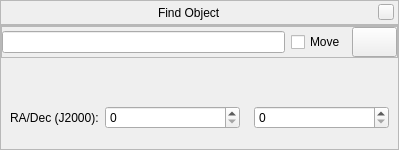
<?xml version="1.0" encoding="UTF-8"?>
<ui version="4.0">
 <class>searchDialogForm</class>
 <widget class="QWidget" name="searchDialogForm">
  <property name="geometry">
   <rect>
    <x>0</x>
    <y>0</y>
    <width>399</width>
    <height>150</height>
   </rect>
  </property>
  <property name="sizePolicy">
   <sizepolicy hsizetype="Preferred" vsizetype="Preferred">
    <horstretch>0</horstretch>
    <verstretch>0</verstretch>
   </sizepolicy>
  </property>
  <property name="minimumSize">
   <size>
    <width>390</width>
    <height>0</height>
   </size>
  </property>
  <property name="maximumSize">
   <size>
    <width>16777215</width>
    <height>150</height>
   </size>
  </property>
  <property name="focusPolicy">
   <enum>Qt::ClickFocus</enum>
  </property>
  <property name="windowTitle">
   <string>Find Object</string>
  </property>
  <property name="windowIcon">
   <iconset>
    <normaloff/>
   </iconset>
  </property>
  <property name="styleSheet">
   <string notr="true"/>
  </property>
  <layout class="QVBoxLayout" name="verticalLayout">
   <property name="spacing">
    <number>0</number>
   </property>
   <property name="margin">
    <number>0</number>
   </property>
   <item>
    <widget class="BarFrame" name="TimeBar">
     <property name="minimumSize">
      <size>
       <width>16</width>
       <height>25</height>
      </size>
     </property>
     <property name="maximumSize">
      <size>
       <width>16777215</width>
       <height>25</height>
      </size>
     </property>
     <property name="focusPolicy">
      <enum>Qt::NoFocus</enum>
     </property>
     <property name="autoFillBackground">
      <bool>false</bool>
     </property>
     <property name="frameShape">
      <enum>QFrame::StyledPanel</enum>
     </property>
     <layout class="QHBoxLayout">
      <property name="spacing">
       <number>0</number>
      </property>
      <property name="leftMargin">
       <number>0</number>
      </property>
      <property name="topMargin">
       <number>0</number>
      </property>
      <property name="rightMargin">
       <number>4</number>
      </property>
      <property name="bottomMargin">
       <number>0</number>
      </property>
      <item>
       <spacer>
        <property name="orientation">
         <enum>Qt::Horizontal</enum>
        </property>
        <property name="sizeHint" stdset="0">
         <size>
          <width>40</width>
          <height>20</height>
         </size>
        </property>
       </spacer>
      </item>
      <item>
       <widget class="QLabel" name="stelWindowTitle">
        <property name="text">
         <string>Find Object</string>
        </property>
       </widget>
      </item>
      <item>
       <spacer>
        <property name="orientation">
         <enum>Qt::Horizontal</enum>
        </property>
        <property name="sizeHint" stdset="0">
         <size>
          <width>40</width>
          <height>20</height>
         </size>
        </property>
       </spacer>
      </item>
      <item>
       <widget class="QPushButton" name="closeStelWindow">
        <property name="minimumSize">
         <size>
          <width>16</width>
          <height>16</height>
         </size>
        </property>
        <property name="maximumSize">
         <size>
          <width>16</width>
          <height>16</height>
         </size>
        </property>
        <property name="focusPolicy">
         <enum>Qt::NoFocus</enum>
        </property>
        <property name="text">
         <string/>
        </property>
       </widget>
      </item>
     </layout>
    </widget>
   </item>
   <item>
    <widget class="QFrame" name="frame_2">
     <property name="frameShape">
      <enum>QFrame::StyledPanel</enum>
     </property>
     <property name="frameShadow">
      <enum>QFrame::Raised</enum>
     </property>
     <layout class="QVBoxLayout" name="verticalLayout_2">
      <property name="spacing">
       <number>0</number>
      </property>
      <property name="margin">
       <number>0</number>
      </property>
      <item>
       <widget class="QFrame" name="horizontalSearchLayout">
        <property name="minimumSize">
         <size>
          <width>0</width>
          <height>0</height>
         </size>
        </property>
        <property name="frameShape">
         <enum>QFrame::StyledPanel</enum>
        </property>
        <layout class="QHBoxLayout" name="horizontalLayout">
         <property name="spacing">
          <number>6</number>
         </property>
         <property name="margin">
          <number>0</number>
         </property>
         <item>
          <widget class="QLineEdit" name="lineEditSearchSkyObject">
           <property name="sizePolicy">
            <sizepolicy hsizetype="Expanding" vsizetype="Fixed">
             <horstretch>0</horstretch>
             <verstretch>0</verstretch>
            </sizepolicy>
           </property>
           <property name="font">
            <font/>
           </property>
           <property name="focusPolicy">
            <enum>Qt::StrongFocus</enum>
           </property>
           <property name="autoFillBackground">
            <bool>false</bool>
           </property>
           <property name="text">
            <string/>
           </property>
          </widget>
         </item>
         <item>
          <widget class="QCheckBox" name="chMove">
           <property name="text">
            <string>Move</string>
           </property>
          </widget>
         </item>
         <item>
          <widget class="QPushButton" name="pushButtonGotoSearchSkyObject">
           <property name="sizePolicy">
            <sizepolicy hsizetype="Minimum" vsizetype="Fixed">
             <horstretch>0</horstretch>
             <verstretch>0</verstretch>
            </sizepolicy>
           </property>
           <property name="minimumSize">
            <size>
             <width>45</width>
             <height>30</height>
            </size>
           </property>
           <property name="maximumSize">
            <size>
             <width>16777215</width>
             <height>30</height>
            </size>
           </property>
           <property name="focusPolicy">
            <enum>Qt::NoFocus</enum>
           </property>
           <property name="text">
            <string/>
           </property>
           <property name="icon">
            <iconset resource="../../data/mainRes.qrc">
             <normaloff>:/graphicGui/gui/searchButtonImage.png</normaloff>:/graphicGui/gui/searchButtonImage.png</iconset>
           </property>
           <property name="iconSize">
            <size>
             <width>24</width>
             <height>24</height>
            </size>
           </property>
           <property name="checkable">
            <bool>false</bool>
           </property>
          </widget>
         </item>
        </layout>
       </widget>
      </item>
      <item>
       <widget class="CompletionLabel" name="completionLabel">
        <property name="sizePolicy">
         <sizepolicy hsizetype="Preferred" vsizetype="MinimumExpanding">
          <horstretch>35</horstretch>
          <verstretch>0</verstretch>
         </sizepolicy>
        </property>
        <property name="minimumSize">
         <size>
          <width>390</width>
          <height>0</height>
         </size>
        </property>
        <property name="frameShape">
         <enum>QFrame::NoFrame</enum>
        </property>
        <property name="lineWidth">
         <number>1</number>
        </property>
        <property name="text">
         <string/>
        </property>
        <property name="scaledContents">
         <bool>false</bool>
        </property>
        <property name="alignment">
         <set>Qt::AlignLeading|Qt::AlignLeft|Qt::AlignTop</set>
        </property>
        <property name="wordWrap">
         <bool>true</bool>
        </property>
        <property name="textInteractionFlags">
         <set>Qt::TextSelectableByMouse</set>
        </property>
       </widget>
      </item>
      <item>
       <layout class="QHBoxLayout" name="horizontalLayout_2" stretch="0,1,1,1">
        <property name="spacing">
         <number>6</number>
        </property>
        <property name="leftMargin">
         <number>9</number>
        </property>
        <property name="rightMargin">
         <number>9</number>
        </property>
        <property name="bottomMargin">
         <number>6</number>
        </property>
        <item>
         <widget class="QLabel" name="raDecLabel">
          <property name="text">
           <string>RA/Dec (J2000):</string>
          </property>
         </widget>
        </item>
        <item>
         <widget class="AngleSpinBox" name="RAAngleSpinBox">
          <property name="focusPolicy">
           <enum>Qt::NoFocus</enum>
          </property>
         </widget>
        </item>
        <item>
         <spacer name="horizontalSpacer">
          <property name="orientation">
           <enum>Qt::Horizontal</enum>
          </property>
          <property name="sizeType">
           <enum>QSizePolicy::Fixed</enum>
          </property>
          <property name="sizeHint" stdset="0">
           <size>
            <width>8</width>
            <height>8</height>
           </size>
          </property>
         </spacer>
        </item>
        <item>
         <widget class="AngleSpinBox" name="DEAngleSpinBox">
          <property name="focusPolicy">
           <enum>Qt::NoFocus</enum>
          </property>
         </widget>
        </item>
       </layout>
      </item>
      <item>
       <widget class="QLabel" name="simbadStatusLabel">
        <property name="text">
         <string/>
        </property>
       </widget>
      </item>
     </layout>
    </widget>
   </item>
  </layout>
 </widget>
 <customwidgets>
  <customwidget>
   <class>BarFrame</class>
   <extends>QFrame</extends>
   <header>Dialog.hpp</header>
   <container>1</container>
  </customwidget>
  <customwidget>
   <class>AngleSpinBox</class>
   <extends>QSpinBox</extends>
   <header>AngleSpinBox.hpp</header>
  </customwidget>
  <customwidget>
   <class>CompletionLabel</class>
   <extends>QLabel</extends>
   <header>SearchDialog.hpp</header>
  </customwidget>
 </customwidgets>
 <tabstops>
  <tabstop>lineEditSearchSkyObject</tabstop>
  <tabstop>RAAngleSpinBox</tabstop>
  <tabstop>DEAngleSpinBox</tabstop>
 </tabstops>
 <resources>
  <include location="../../data/mainRes.qrc"/>
 </resources>
 <connections/>
</ui>
